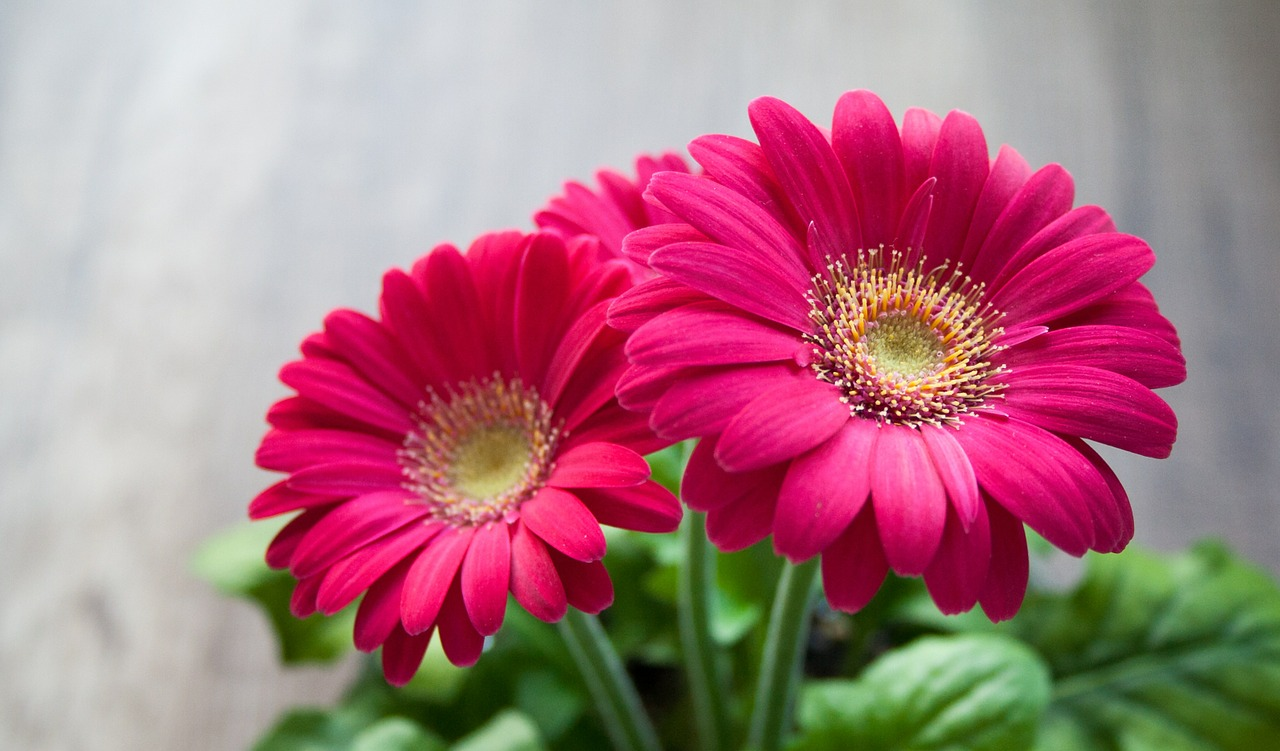
#> input picture framework/caffe2/flower-631765_1280.jpg, 1280 x 751 px
$ python test2.py   (Python 2 division)
#> lines starting #> are read from the running program, lines starting #| are printed output that depends on the picture; long printed decimals are rounded
# where you installed caffe2. Probably '~/caffe2' or '~/src/caffe2'.
CAFFE2_ROOT = "/home/xzz/caffe2/build/caffe2"
# assumes being a subdirectory of caffe2
CAFFE_MODELS = "/home/xzz/caffe2/build/caffe2/python/models"
# if you have a mean file, place it in the same dir as the model

# %matplotlib inline
from caffe2.proto import caffe2_pb2
import numpy as np
import skimage.io
import skimage.transform
from matplotlib import pyplot
import os
from caffe2.python import core, workspace
import urllib2
print("Required modules imported.")

IMAGE_LOCATION =  "flower-631765_1280.jpg"

# What model are we using? You should have already converted or downloaded one.
# format below is the model's:
# folder, INIT_NET, predict_net, mean, input image size
# you can switch the comments on MODEL to try out different model conversions
MODEL = 'squeezenet', 'init_net.pb', 'predict_net.pb', 'ilsvrc_2012_mean.npy', 227

# codes - these help decypher the output and source from a list from AlexNet's object codes to provide an result like "tabby cat" or "lemon" depending on what's in the picture you submit to the neural network.
# The list of output codes for the AlexNet models (also squeezenet)
codes =  "https://gist.githubusercontent.com/aaronmarkham/cd3a6b6ac071eca6f7b4a6e40e6038aa/raw/9edb4038a37da6b5a44c3b5bc52e448ff09bfe5b/alexnet_codes"
print "Config set!"

def crop_center(img,cropx,cropy):
    y,x,c = img.shape
    startx = x//2-(cropx//2)
    starty = y//2-(cropy//2)
    return img[starty:starty+cropy,startx:startx+cropx]

def rescale(img, input_height, input_width):
    print("Original image shape:" + str(img.shape) + " and remember it should be in H, W, C!")
    print("Model's input shape is %dx%d") % (input_height, input_width)
    aspect = img.shape[1]/float(img.shape[0])
    print("Orginal aspect ratio: " + str(aspect))
    if(aspect>1):
        # landscape orientation - wide image
        res = int(aspect * input_height)
        imgScaled = skimage.transform.resize(img, (input_width, res))
    if(aspect<1):
        # portrait orientation - tall image
        res = int(input_width/aspect)
        imgScaled = skimage.transform.resize(img, (res, input_height))
    if(aspect == 1):
        imgScaled = skimage.transform.resize(img, (input_width, input_height))
    pyplot.figure()
    pyplot.imshow(imgScaled)
    pyplot.axis('on')
    pyplot.title('Rescaled image')
    print("New image shape:" + str(imgScaled.shape) + " in HWC")
    return imgScaled
print "Functions set."

# set paths and variables from model choice and prep image
CAFFE2_ROOT = os.path.expanduser(CAFFE2_ROOT)
CAFFE_MODELS = os.path.expanduser(CAFFE_MODELS)

# mean can be 128 or custom based on the model
# gives better results to remove the colors found in all of the training images
MEAN_FILE = os.path.join(CAFFE_MODELS, MODEL[0], MODEL[3])
if not os.path.exists(MEAN_FILE):
    mean = 128
else:
    mean = np.load(MEAN_FILE).mean(1).mean(1)
    mean = mean[:, np.newaxis, np.newaxis]
print "mean was set to: ", mean

# some models were trained with different image sizes, this helps you calibrate your image
INPUT_IMAGE_SIZE = MODEL[4]

# make sure all of the files are around...
if not os.path.exists(CAFFE2_ROOT):
    print("Houston, you may have a problem.")
INIT_NET = os.path.join(CAFFE_MODELS, MODEL[0], MODEL[1])
print 'INIT_NET = ', INIT_NET
PREDICT_NET = os.path.join(CAFFE_MODELS, MODEL[0], MODEL[2])
print 'PREDICT_NET = ', PREDICT_NET
if not os.path.exists(INIT_NET):
    print(INIT_NET + " not found!")
else:
    print "Found ", INIT_NET, "...Now looking for", PREDICT_NET
    if not os.path.exists(PREDICT_NET):
        print "Caffe model file, " + PREDICT_NET + " was not found!"
    else:
        print "All needed files found! Loading the model in the next block."

# load and transform image
img = skimage.img_as_float(skimage.io.imread(IMAGE_LOCATION)).astype(np.float32)
img = rescale(img, INPUT_IMAGE_SIZE, INPUT_IMAGE_SIZE)
#| Original image shape:(751, 1280, 3) and remember it should be in H, W, C!
#| Orginal aspect ratio: 1.704
#| New image shape:(227, 386, 3) in HWC
img = crop_center(img, INPUT_IMAGE_SIZE, INPUT_IMAGE_SIZE)
#> in crop_center, `return img[starty:starty+cropy,startx:startx+cropx]`:
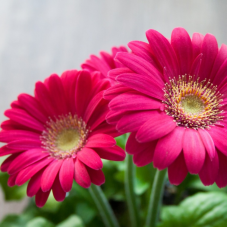
#> returned value: shape (227, 227, 3) float32; mean of channels 0, 1, 2 0.67, 0.365, 0.436; drawn as R, G, B
print "After crop: " , img.shape
#| After crop:  (227, 227, 3)
pyplot.figure()
pyplot.imshow(img)
pyplot.axis('on')
pyplot.title('Cropped')

# switch to CHW
img = img.swapaxes(1, 2).swapaxes(0, 1)
pyplot.figure()
for i in range(3):
    # For some reason, pyplot subplot follows Matlab's indexing
    # convention (starting with 1). Well, we'll just follow it...
    pyplot.subplot(1, 3, i+1)
    pyplot.imshow(img[i])
    pyplot.axis('off')
    pyplot.title('RGB channel %d' % (i+1))

# switch to BGR
img = img[(2, 1, 0), :, :]

# remove mean for better results
img = img * 255 - mean

# add batch size
img = img[np.newaxis, :, :, :].astype(np.float32)

print "NCHW: ", img.shape
#| NCHW:  (1, 3, 227, 227)


# initialize the neural net

#> (the run stopped early here; a loop or call above may not have finished)
